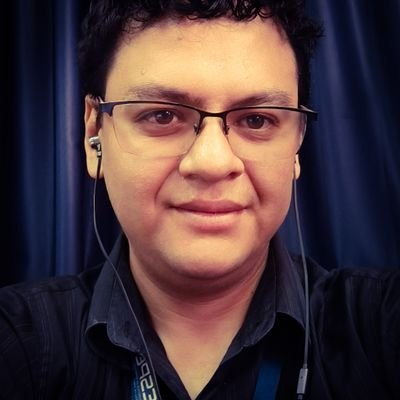
#> input picture facial_detection/statick_ds.png, 400 x 400 px
$ python detectorRostroImage.py
#> lines starting #> are read from the running program, lines starting #| are printed output that depends on the picture; after the words box and inside, x2 and y2 are one past the last pixel; in counts of white or black regions, pixels touching at a corner belong together
import cv2
import numpy as np

faceClassif = cv2.CascadeClassifier('haarcascade_frontalface_default.xml')

image = cv2.imread('statick_ds.png')
#> image is the input picture: shape (400, 400, 3); mean B, G, R 60.4, 56.3, 75.9
gray = cv2.cvtColor(image, cv2.COLOR_BGR2GRAY)
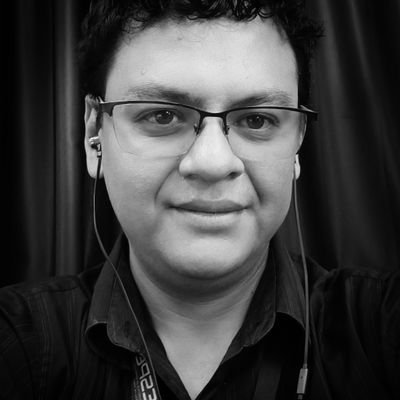
#> gray: shape (400, 400); min 0, max 245, mean 62.6

faces = faceClassif.detectMultiScale(gray,
	scaleFactor=1.1,
	minNeighbors=5,
	minSize=(30,30),
	maxSize=(200,200))
#> faces = [[113, 50, 195, 195]]

for (x,y,w,h) in faces:
	cv2.rectangle(image,(x,y),(x+w,y+h),(0,255,0),2)
#> this loop made 1 pass
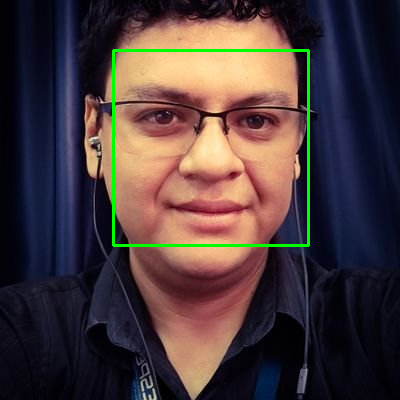
#> image: shape (400, 400, 3); 1.46% of pixels changed, all inside (x1, y1, x2, y2) = (112, 49, 310, 247)

cv2.imshow('image',image)
cv2.waitKey(0)
cv2.destroyAllWindows()
